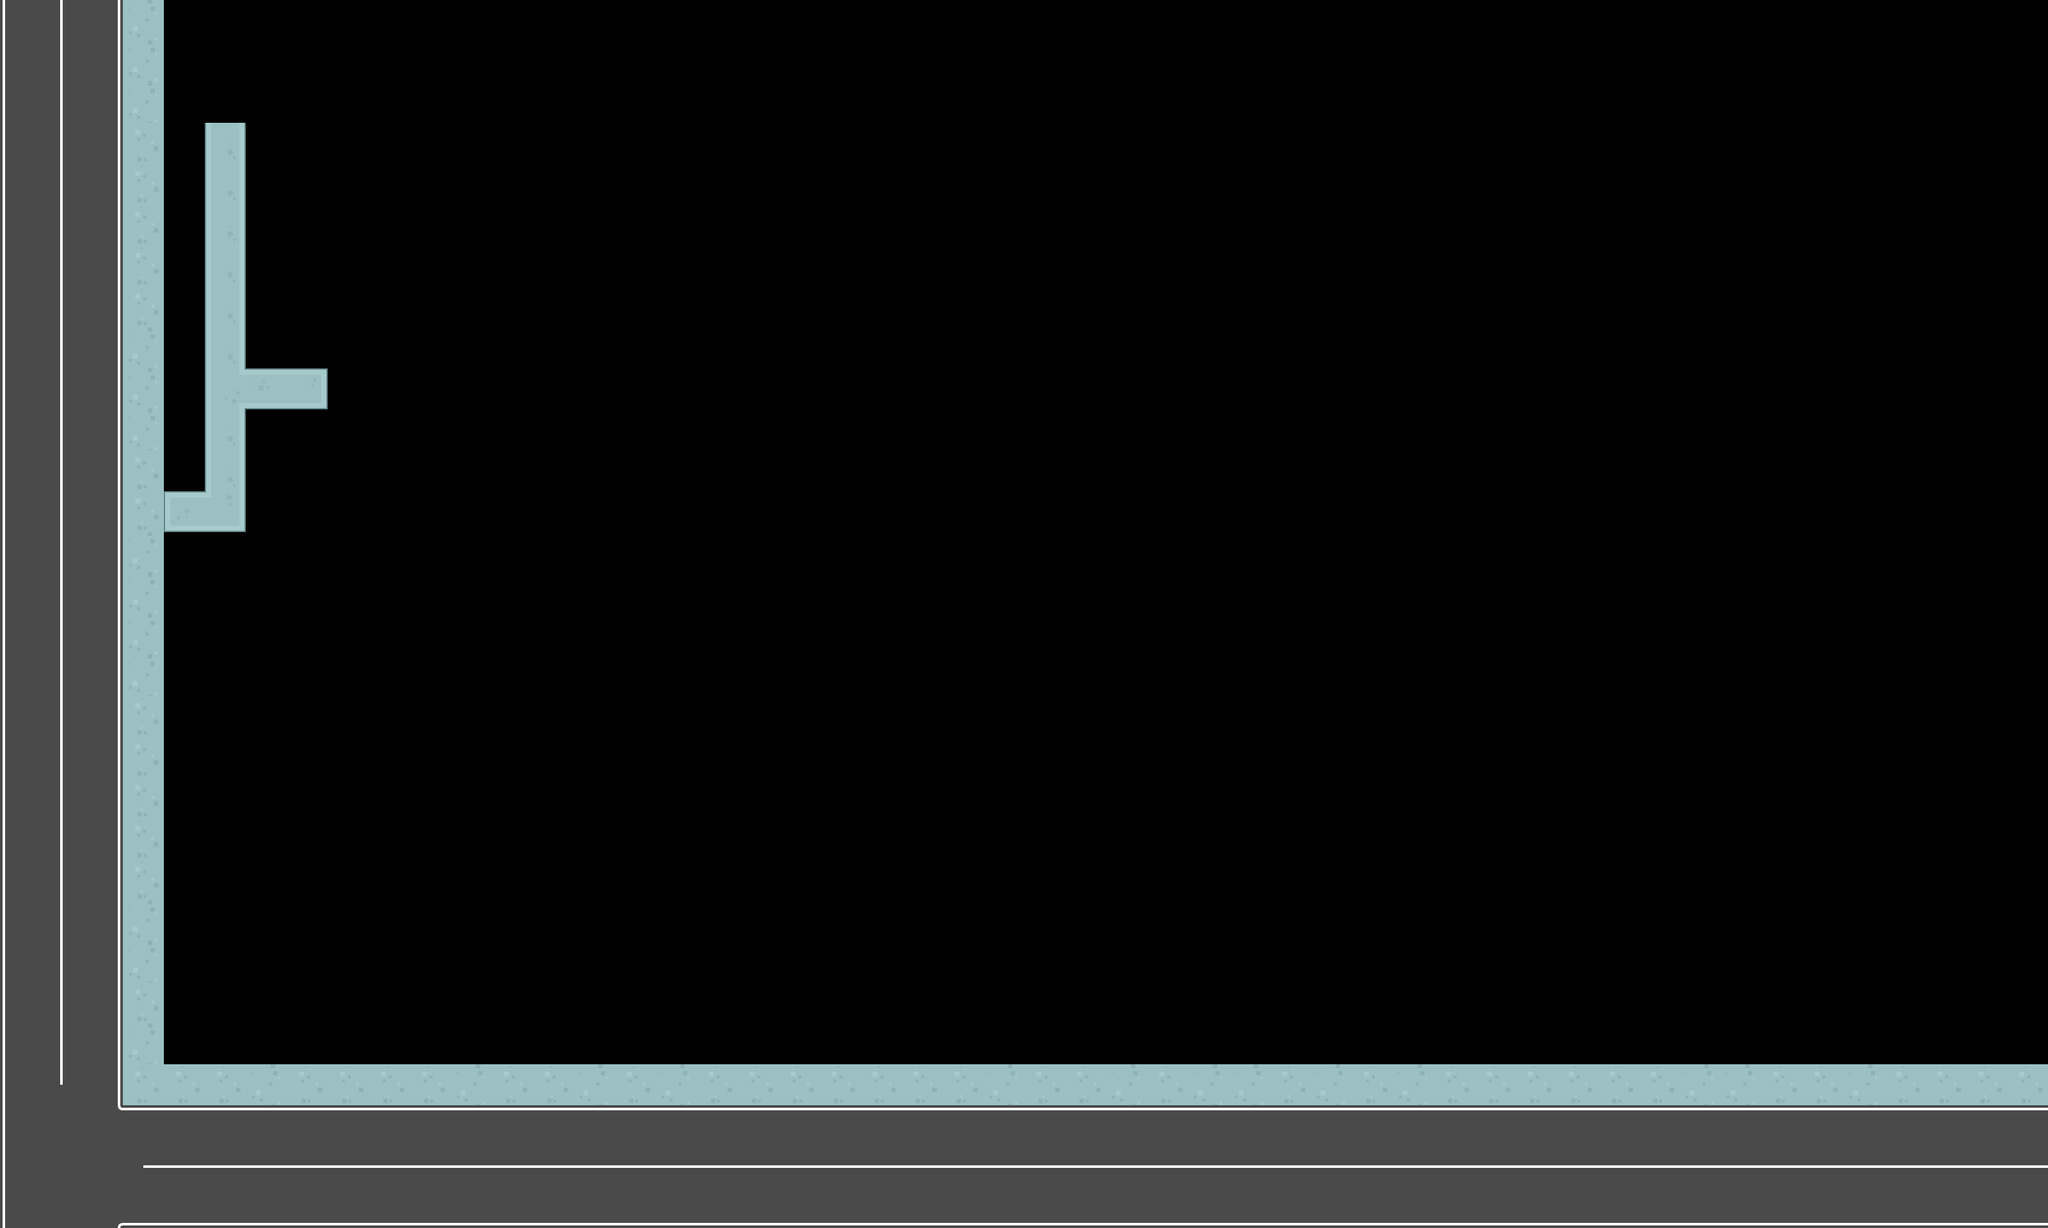

The image is a tile-based game level rendered from a .tmx file. Its description and complete source (layers, tilesets, objects, tile grids) follow:
An orthogonal 50x30 tile map with 64x64 px tiles, 1 tile layer (Ground).

<map version="1.2" tiledversion="1.3.3" orientation="orthogonal" renderorder="right-down" width="50" height="30" tilewidth="64" tileheight="64" infinite="0" nextlayerid="4" nextobjectid="1">
 <tileset firstgid="1" source="Topdown.tsx" />
 <layer id="3" name="Ground" width="50" height="30">
  <data encoding="csv">
35,62,36,8,0,0,0,0,0,0,0,0,0,0,0,0,0,0,0,0,0,0,0,0,0,0,0,0,0,0,0,0,0,0,0,0,0,0,0,0,0,0,0,0,0,0,0,0,0,0,
35,62,36,8,0,0,0,0,0,0,0,0,0,0,0,0,0,0,0,0,0,0,0,0,0,0,0,0,0,0,0,0,0,0,0,0,0,0,0,0,0,0,0,0,0,0,0,0,0,0,
35,62,36,8,0,0,0,0,0,0,0,0,0,0,0,0,0,0,0,0,0,0,0,0,0,0,0,0,0,0,0,0,0,0,0,0,0,0,0,0,0,0,0,0,0,0,0,0,0,0,
35,62,36,7,0,300,0,0,0,0,0,0,0,0,0,0,0,0,0,0,0,0,0,0,0,0,0,0,0,0,0,0,0,0,0,0,0,0,0,0,0,0,0,0,0,0,0,0,0,0,
35,62,36,7,0,300,0,0,0,0,0,0,0,0,0,0,0,0,0,0,0,0,0,0,0,0,0,0,0,0,0,0,0,0,0,0,0,0,0,0,0,0,0,0,0,0,0,0,0,0,
35,62,36,7,0,300,0,0,0,0,0,0,0,0,0,0,0,0,0,0,0,0,0,0,0,0,0,0,0,0,0,0,0,0,0,0,0,0,0,0,0,0,0,0,0,0,0,0,0,0,
35,62,36,7,0,300,0,0,0,0,0,0,0,0,0,0,0,0,0,0,0,0,0,0,0,0,0,0,0,0,0,0,0,0,0,0,0,0,0,0,0,0,0,0,0,0,0,0,0,0,
35,62,36,7,0,300,0,0,0,0,0,0,0,0,0,0,0,0,0,0,0,0,0,0,0,0,0,0,0,0,0,0,0,0,0,0,0,0,0,0,0,0,0,0,0,0,0,0,0,0,
35,62,36,8,0,300,0,0,0,0,0,0,0,0,0,0,0,0,0,0,0,0,0,0,0,0,0,0,0,0,0,0,0,0,0,0,0,0,0,0,0,0,0,0,0,0,0,0,0,0,
35,62,36,8,0,301,273,276,0,0,0,0,0,0,0,0,0,0,0,0,0,0,0,0,0,0,0,0,0,0,0,0,0,0,0,0,0,0,0,0,0,0,0,0,0,0,0,0,0,0,
35,62,36,8,0,300,0,0,0,0,0,0,0,0,0,0,0,0,0,0,0,0,0,0,0,0,0,0,0,0,0,0,0,0,0,0,0,0,0,0,0,0,0,0,0,0,0,0,0,0,
35,62,36,7,0,300,0,0,0,0,0,0,0,0,0,0,0,0,0,0,0,0,0,0,0,0,0,0,0,0,0,0,0,0,0,0,0,0,0,0,0,0,0,0,0,0,0,0,0,0,
35,62,36,7,304,299,0,0,0,0,0,0,0,0,0,0,0,0,0,0,0,0,0,0,0,0,0,0,0,0,0,0,0,0,0,0,0,0,0,0,0,0,0,0,0,0,0,0,0,0,
35,62,36,8,0,0,0,0,0,0,0,0,0,0,0,0,0,0,0,0,0,0,0,0,0,0,0,0,0,0,0,0,0,0,0,0,0,0,0,0,0,0,0,0,0,0,0,0,0,0,
35,62,36,8,0,0,0,0,0,0,0,0,0,0,0,0,0,0,0,0,0,0,0,0,0,0,0,0,0,0,0,0,0,0,0,0,0,0,0,0,0,0,0,0,0,0,0,0,0,0,
35,62,36,8,0,0,0,0,0,0,0,0,0,0,0,0,0,0,0,0,0,0,0,0,0,0,0,0,0,0,0,0,0,0,0,0,0,0,0,0,0,0,0,0,0,0,0,0,0,0,
35,62,36,8,0,0,0,0,0,0,0,0,0,0,0,0,0,0,0,0,0,0,0,0,0,0,0,0,0,0,0,0,0,0,0,0,0,0,0,0,0,0,0,0,0,0,0,0,0,0,
35,62,36,7,0,0,0,0,0,0,0,0,0,0,0,0,0,0,0,0,0,0,0,0,0,0,0,0,0,0,0,0,0,0,0,0,0,0,0,0,0,0,0,0,0,0,0,0,0,0,
35,62,36,7,0,0,0,0,0,0,0,0,0,0,0,0,0,0,0,0,0,0,0,0,0,0,0,0,0,0,0,0,0,0,0,0,0,0,0,0,0,0,0,0,0,0,0,0,0,0,
35,62,36,7,0,0,0,0,0,0,0,0,0,0,0,0,0,0,0,0,0,0,0,0,0,0,0,0,0,0,0,0,0,0,0,0,0,0,0,0,0,0,0,0,0,0,0,0,0,0,
35,62,36,7,0,0,0,0,0,0,0,0,0,0,0,0,0,0,0,0,0,0,0,0,0,0,0,0,0,0,0,0,0,0,0,0,0,0,0,0,0,0,0,0,0,0,0,0,0,0,
35,62,36,7,0,0,0,0,0,0,0,0,0,0,0,0,0,0,0,0,0,0,0,0,0,0,0,0,0,0,0,0,0,0,0,0,0,0,0,0,0,0,0,0,0,0,0,0,0,0,
35,62,36,8,0,0,0,0,0,0,0,0,0,0,0,0,0,0,0,0,0,0,0,0,0,0,0,0,0,0,0,0,0,0,0,0,0,0,0,0,0,0,0,0,0,0,0,0,0,0,
35,62,36,8,0,0,0,0,0,0,0,0,0,0,0,0,0,0,0,0,0,0,0,0,0,0,0,0,0,0,0,0,0,0,0,0,0,0,0,0,0,0,0,0,0,0,0,0,0,0,
35,62,36,7,0,0,0,0,0,0,0,0,0,0,0,0,0,0,0,0,0,0,0,0,0,0,0,0,0,0,0,0,0,0,0,0,0,0,0,0,0,0,0,0,0,0,0,0,0,0,
35,62,36,8,0,0,0,0,0,0,0,0,0,0,0,0,0,0,0,0,0,0,0,0,0,0,0,0,0,0,0,0,0,0,0,0,0,0,0,0,0,0,0,0,0,0,0,0,0,0,
35,89,36,7,7,7,8,7,7,7,7,8,7,7,8,7,8,7,7,7,7,7,7,7,8,7,7,8,7,8,8,7,8,7,8,7,7,7,7,7,7,8,8,7,7,8,7,7,7,7,
35,86,65,37,37,37,37,37,37,37,37,37,37,37,37,37,37,37,37,37,37,37,37,37,37,37,37,37,37,37,37,37,37,37,37,37,37,37,37,37,37,37,37,37,37,37,37,37,37,37,
35,86,86,92,63,63,63,63,63,63,63,63,63,63,63,63,63,63,63,63,63,63,63,63,63,63,63,63,63,63,63,63,63,63,63,63,63,63,63,63,63,63,63,63,63,63,63,63,63,63,
35,86,38,64,64,64,64,64,64,64,64,64,64,64,64,64,64,64,64,64,64,64,64,64,64,64,64,64,64,64,64,64,64,64,64,64,64,64,64,64,64,64,64,64,64,64,64,64,64,64
</data>
 </layer>
</map>
